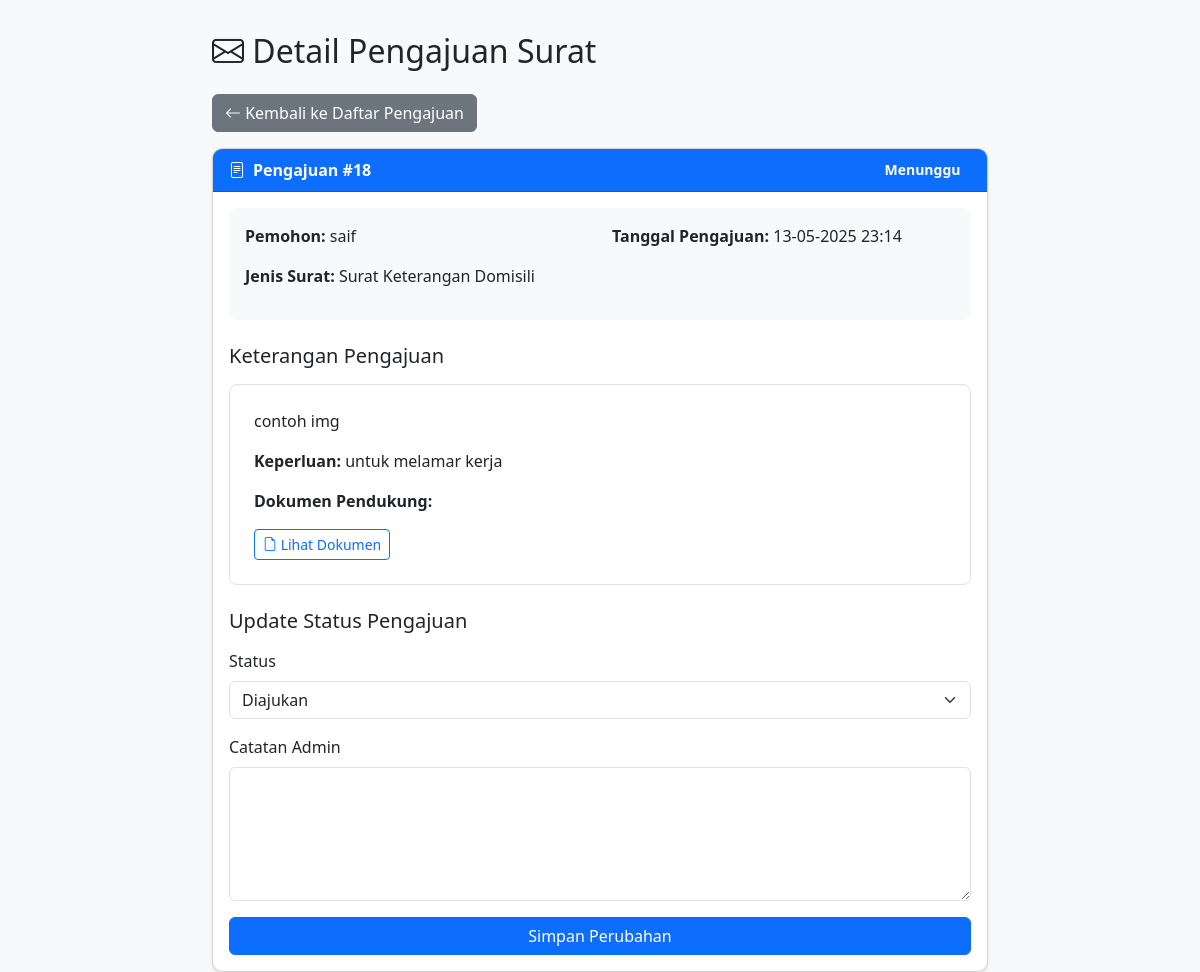
The page /resource/view/admin/detail_pengajuan.php?id=18 (signed in) on the database its author committed.
### tables this page shows
CREATE TABLE `pengajuan_surat` (
  `id` int NOT NULL,
  `masyarakat_id` int NOT NULL,
  `jenis_surat_id` int NOT NULL,
  `keterangan` text NOT NULL,
  `dokumen` varchar(255) DEFAULT NULL,
  `status_id` int NOT NULL DEFAULT '1',
  `catatan_admin` text,
  `tanggal_pengajuan` datetime NOT NULL DEFAULT CURRENT_TIMESTAMP,
  `tanggal_selesai` datetime DEFAULT NULL,
  `keperluan` text,
  `status` varchar(50) DEFAULT NULL,
  `is_read` tinyint(1) DEFAULT '0'
);

CREATE TABLE `masyarakat` (
  `masyarakat_id` int NOT NULL,
  `nama` varchar(100) NOT NULL,
  `nik` varchar(16) NOT NULL,
  `pin` varchar(255) NOT NULL
);

CREATE TABLE `jenis_surat` (
  `jenis_surat_id` int NOT NULL,
  `nama_surat` varchar(100) NOT NULL,
  `deskripsi` text
);

### resource/view/admin/detail_pengajuan.php (the view, shortened to what this page needs)
<?php
include "../db.php";
$id = $conn->real_escape_string($_GET['id']);
$query = "
    SELECT
        p.*,
        m.nama,
        m.masyarakat_id as masyarakat_id,
        j.nama_surat as nama_surat
    FROM pengajuan_surat p
    JOIN masyarakat m ON p.masyarakat_id = m.masyarakat_id
    LEFT JOIN jenis_surat j ON p.jenis_surat_id = j.jenis_surat_id
    WHERE p.id = '$id'
";
$result = $conn->query($query);
$pengajuan = $result->fetch_assoc();
?>
<!DOCTYPE html>
<html lang="id">
<head>
<link href="https://cdn.jsdelivr.net/npm/bootstrap@5.3.0/dist/css/bootstrap.min.css" rel="stylesheet" />
<link href="https://cdn.jsdelivr.net/npm/bootstrap-icons@1.10.5/font/bootstrap-icons.css" rel="stylesheet" />
</head>
<body>
<div class="container">
    <h2 class="mb-4"><i class="bi bi-envelope"></i> Detail Pengajuan Surat</h2>
    <a href="pengajuan.php" class="btn btn-secondary btn-back"><i class="bi bi-arrow-left"></i> Kembali ke Daftar Pengajuan</a>
    <div class="card">
        <div class="card-header d-flex justify-content-between align-items-center">
            <span><i class="bi bi-file-text me-2"></i>Pengajuan #<?= $pengajuan['id'] ?></span>
            <?php
                $status_class = '';
                $status = $pengajuan['status'] ?? '';
            ?>
            <span class="badge status-badge <?= $status_class ?>"><?= htmlspecialchars($status) ?></span>
        </div>
        <div class="card-body">
            <div class="pengajuan-info">
                <div class="row">
                    <div class="col-md-6">
                        <p><strong>Pemohon:</strong> <?= htmlspecialchars($pengajuan['nama']) ?></p>
                        <p><strong>Jenis Surat:</strong> <?= htmlspecialchars($pengajuan['nama_surat'] ?? $pengajuan['jenis_surat']) ?></p>
                    </div>
                    <div class="col-md-6">
                        <p><strong>Tanggal Pengajuan:</strong> <?= date('d-m-Y H:i', strtotime($pengajuan['tanggal_pengajuan'])) ?></p>
                    </div>
                </div>
            </div>
            <h5 class="mt-4 mb-3">Keterangan Pengajuan</h5>
            <div class="pengajuan-content">
                <p><?= nl2br(htmlspecialchars($pengajuan['keterangan'])) ?></p>
                <?php if (!empty($pengajuan['keperluan'])): ?>
                <p><strong>Keperluan:</strong> <?= htmlspecialchars($pengajuan['keperluan']) ?></p>
                <?php endif; ?>
                <?php if (!empty($pengajuan['dokumen'])): ?>
                <div class="mt-3">
                    <p><strong>Dokumen Pendukung:</strong></p>
                    <a href="../../dokumen/<?= htmlspecialchars($pengajuan['dokumen']) ?>" class="btn btn-sm btn-outline-primary" target="_blank">
                        <i class="bi bi-file-earmark"></i> Lihat Dokumen
                    </a>
                </div>
                <?php endif; ?>
            </div>
            <h5 class="mt-4 mb-3">Update Status Pengajuan</h5>
            <form method="post" action="">
                <div class="mb-3">
                    <label for="status" class="form-label">Status</label>
                    <select class="form-select" id="status" name="status" required>
                        <option value="Diajukan" <?= ($pengajuan['status'] == 'Diajukan') ? 'selected' : '' ?>>Diajukan</option>
                    </select>
                </div>
                <div class="mb-3">
                    <label for="catatan" class="form-label">Catatan Admin</label>
                    <textarea class="form-control" id="catatan" name="catatan" rows="5"><?= htmlspecialchars($pengajuan['catatan_admin'] ?? '') ?></textarea>
                </div>
                <div class="d-grid gap-2">
                    <button type="submit" class="btn btn-primary">Simpan Perubahan</button>
                </div>
            </form>
        </div>
    </div>
</div>
</body>
</html>

### resource/view/admin/detail_pengajuan.php (style rules this page uses)
body { background-color: #f8f9fa; font-family: 'Segoe UI', Tahoma, Geneva, Verdana, sans-serif; }
.container { padding-top: 2rem; max-width: 800px; }
.card { border-radius: 0.625rem; box-shadow: 0 0.125rem 0.25rem rgba(0,0,0,0.075); overflow: hidden; }
.card-header { background-color: #0d6efd; color: white; font-weight: 600; }
.btn-back { margin-bottom: 1rem; }
.status-badge { font-size: 0.875rem; padding: 0.4em 0.75em; border-radius: 0.375rem; font-weight: 600; display: inline-block; }
.pengajuan-info { background-color: #f8f9fa; border-radius: 0.5rem; padding: 1rem; margin-bottom: 1rem; }
.pengajuan-content { background-color: white; border-radius: 0.5rem; padding: 1.5rem; margin-bottom: 1.5rem; border: 1px solid #dee2e6; }

### rows shown on the page
pengajuan_surat: id "18", status "Menunggu", masyarakat.nama "saif", jenis_surat.nama_surat "Surat Keterangan Domisili", tanggal_pengajuan "13-05-2025 23:14", keterangan "contoh img", keperluan "untuk melamar kerja"
